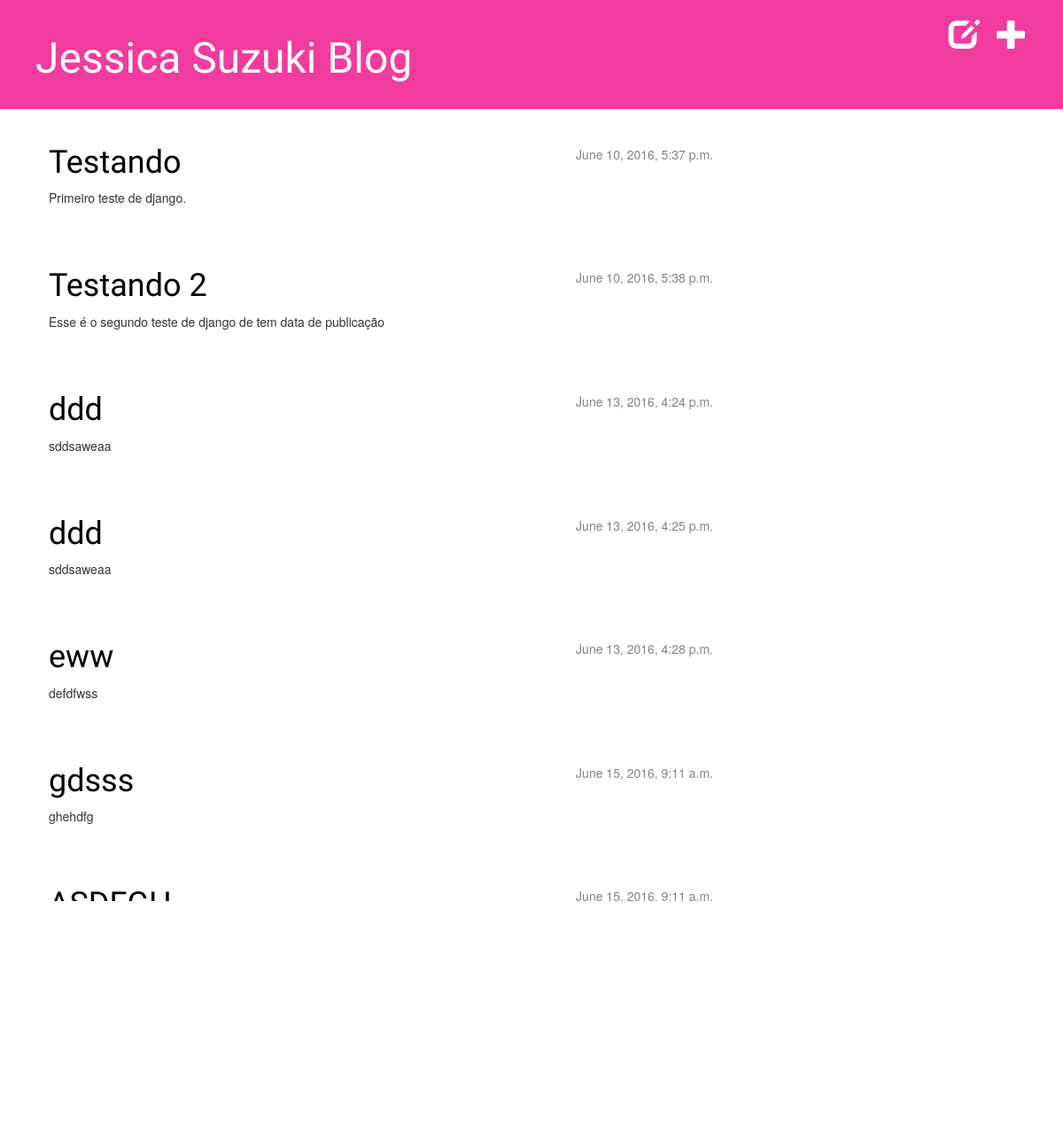
The app's page /, older data.
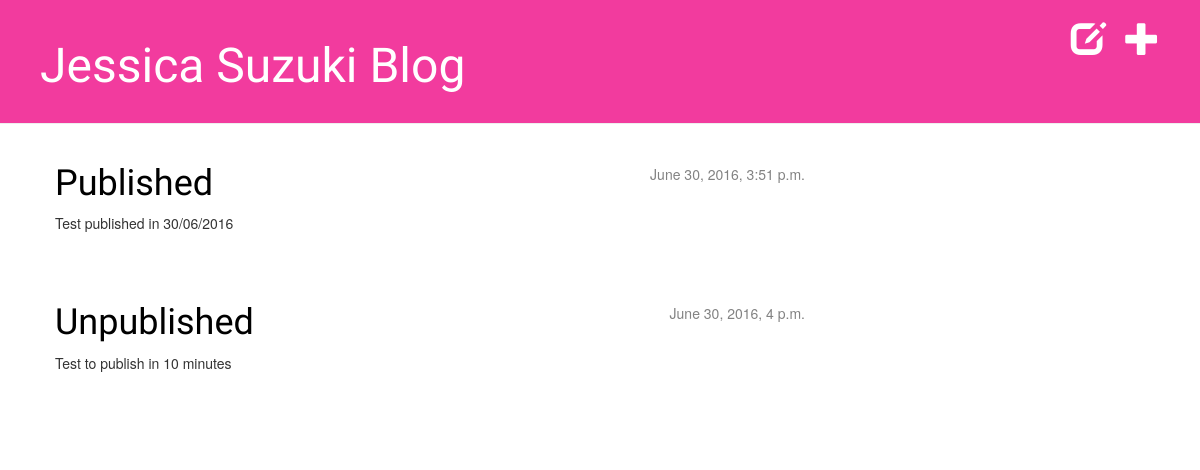
The same page, newer data.
### blog/models.py (models this page shows, shortened)
class Post(models.Model):
    author = models.ForeignKey('auth.User')
    title = models.CharField(max_length=200)
    text = models.TextField()
    created_date = models.DateTimeField(
        default = timezone.now
    )
    published_date = models.DateTimeField(
        blank = True, null = True
    )

### blog/views.py (the view)
# urls.py: url(r'^$', views.post_list),
def post_list(request):
    posts = Post.objects.filter(published_date__lte = timezone.now()).order_by('published_date')
    return render(request, 'blog/post_list.html', {'posts':posts})

### blog/templates/blog/post_list.html
{% extends 'blog/base.html' %}
{% block content %}
    {% for post in posts %}
        <div class="post">
            <div class="date">
                {{ post.published_date }}
            </div>
            <h1><a href="{% url 'blog.views.post_detail' pk=post.pk %}">{{ post.title }}</a></h1>
            <p>{{ post.text|linebreaks }}</p>
        </div>
    {% endfor %}
{% endblock content %}

### blog/templates/blog/base.html (shortened to what this page needs)
{% load staticfiles %}
<html>
    <head>
        <link rel="stylesheet" href="//maxcdn.bootstrapcdn.com/bootstrap/3.2.0/css/bootstrap.min.css">
        <link rel="stylesheet" href="//maxcdn.bootstrapcdn.com/bootstrap/3.2.0/css/bootstrap-theme.min.css">
        <link rel="stylesheet" href="{% static 'css/blog.css' %}">
    </head>
    <body>
        <div class="page-header">
            <a href="{% url 'blog.views.post_new' %}" class="top-menu"><span class="glyphicon glyphicon-plus"></span></a>
            <a href="{% url 'post_draft_list' %}" class="top-menu"><span class="glyphicon glyphicon-edit"></span></a>
            <h1><a href="/">Jessica Suzuki Blog</a></h1>
        </div>
        <div class="content container">
            <div class="row">
                <div class="col-md-8">
                    {% block content %}
                    {% endblock %}
                </div>
            </div>
        </div>
    </body>
</html>

### blog/static/css/blog.css (style rules this page uses)
h1 a { color: #f23b9e; }
h1 a { color: #f23b9e; font-family: 'Lobster'; }
.page-header { background-color: #f23b9e; margin-top: 0; padding: 20px 20px 20px 40px; }
.page-header h1, .page-header h1 a, .page-header h1 a:visited, .page-header h1 a:active { color: #ffffff; font-size: 36pt; text-decoration: none; }
.content { margin-left: 40px; }
h1, h2, h3, h4 { font-family: 'Lobster', cursive; }
.date { float: right; color: #828282; }
.top-menu, .top-menu:hover, .top-menu:visited { color: #ffffff; float: right; font-size: 26pt; margin-right: 20px; }
.post { margin-bottom: 70px; }
.post h1 a, .post h1 a:visited { color: #000000; }

Row changes from the older to the newer data that the page shows:
removed Post: published_date "June 10, 2016, 5:37 p.m.", title "Testando", text "Primeiro teste de django."
removed Post: published_date "June 10, 2016, 5:38 p.m.", title "Testando 2", text "Esse é o segundo teste de django de tem data de publicação"
removed Post: published_date "June 13, 2016, 4:24 p.m.", title "ddd", text "sddsaweaa"
removed Post: published_date "June 13, 2016, 4:25 p.m.", title "ddd", text "sddsaweaa"
removed Post: published_date "June 13, 2016, 4:28 p.m.", title "eww", text "defdfwss"
removed Post: published_date "June 15, 2016, 9:11 a.m.", title "gdsss", text "ghehdfg"
removed Post: published_date "June 15, 2016, 9:11 a.m.", title "ASDFGH"
added Post: published_date "June 30, 2016, 3:51 p.m.", title "Published", text "Test published in 30/06/2016"
added Post: published_date "June 30, 2016, 4 p.m.", title "Unpublished", text "Test to publish in 10 minutes"
